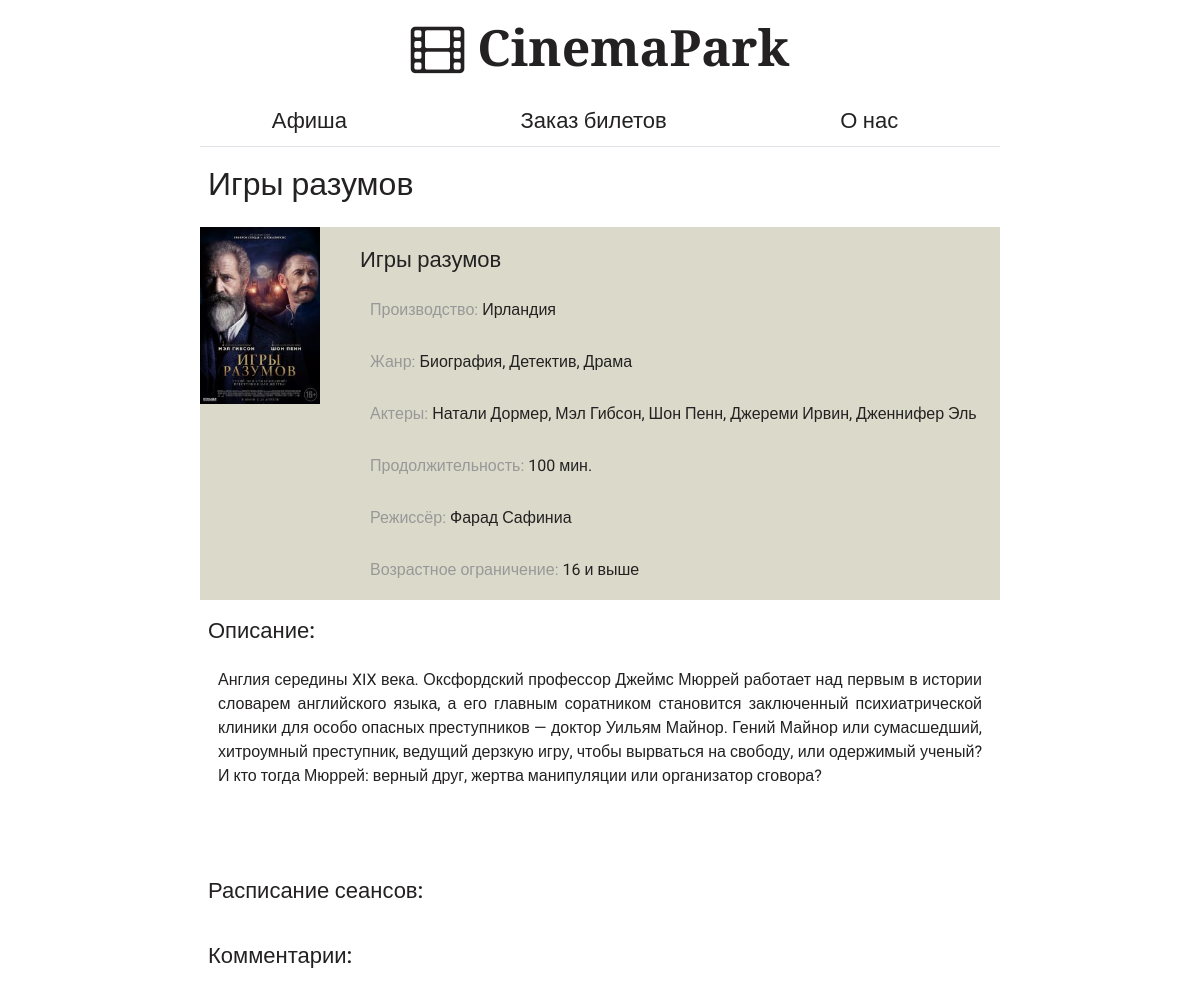
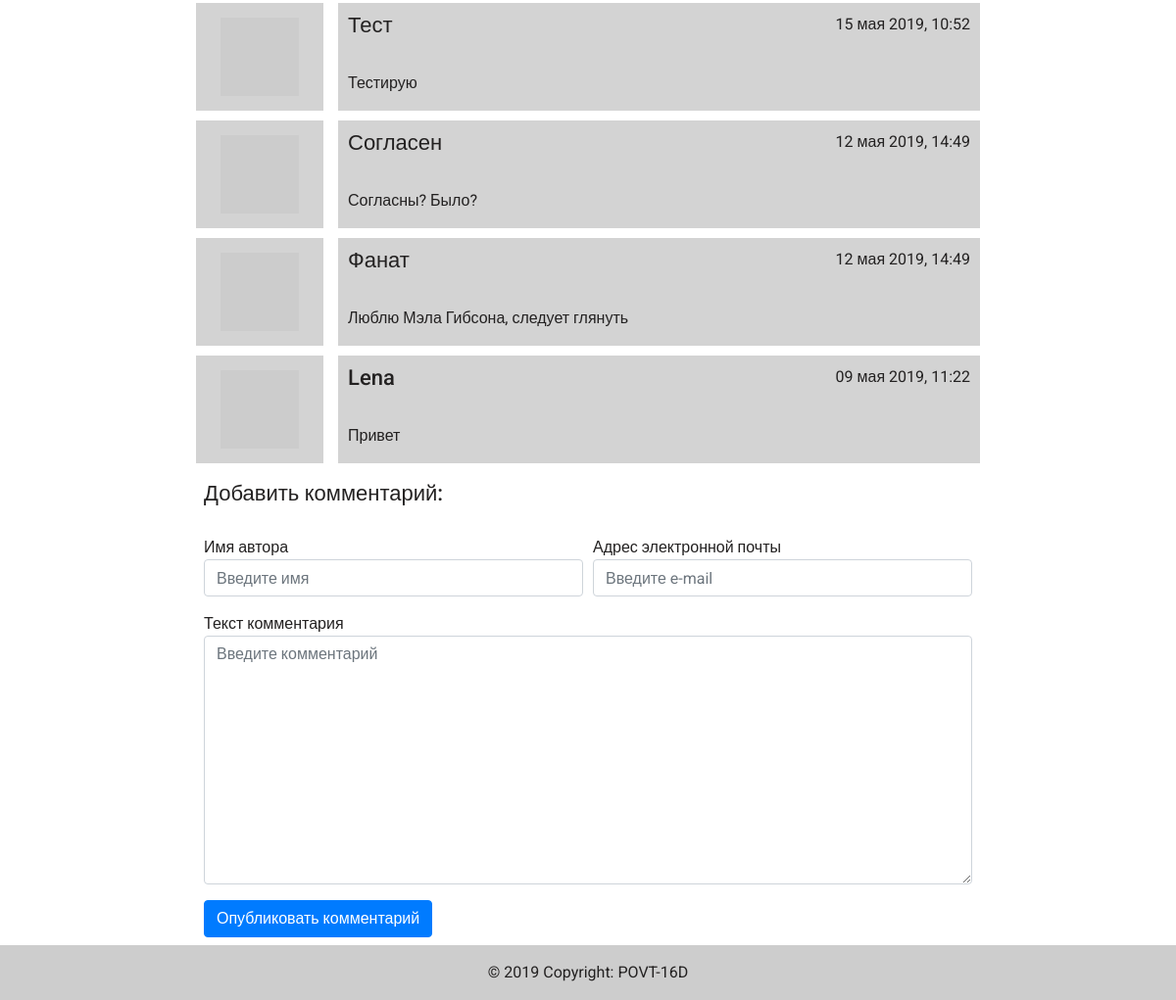
The app's page /movie/mind-games/ with its own data (2 pictures, top to bottom).
### movie/models.py (models this page shows, shortened)
class Movie(models.Model):
    class Meta:
        verbose_name = "Фильм"
        verbose_name_plural = "Фильмы"
    title = models.CharField(max_length=50, db_index=True, verbose_name="Название фильма")
    slug = models.SlugField(max_length=50, unique=True)
    image = models.ImageField(upload_to=generate_filename, verbose_name="Превью")
    slider_image = models.ImageField(upload_to=generate_slider_filename, blank=True, verbose_name="Превью для слайдера")
    country = models.CharField(max_length=30, db_index=True, verbose_name="Страна производства")
    genre = models.CharField(max_length=50, verbose_name="Жанр")
    actors = models.CharField(max_length=200, verbose_name="Актерский состав")
    duration = models.CharField(max_length=20, verbose_name="Длительность")
    director = models.CharField(max_length=40, verbose_name="Режиссер")
    age = models.CharField(max_length=20, verbose_name="Возрастное ограничение")
    description = models.TextField(verbose_name="Описание")
    soon = models.BooleanField(default=False, verbose_name="Премьера")
    optional_desc = models.CharField(max_length=50, blank=True, verbose_name="Доп. информация для слайдера")

class Comment(models.Model):
    class Meta:
        verbose_name = "Комментарий"
        verbose_name_plural = "Комментарии"
        ordering = ["-comment_date"]
    comment_author = models.CharField(max_length=10, db_index=True, verbose_name="Имя автора")
    comment_text = models.TextField(db_index=True, verbose_name="Текст комментария")
    comment_film = models.ForeignKey(Movie, on_delete=models.CASCADE, verbose_name="Фильм")
    comment_date = models.DateTimeField(auto_now_add=True, verbose_name="Дата комментария")
    author_email = models.EmailField(max_length=75, verbose_name="Адрес электронной почты")

### movie/views.py (the view)
# urls.py: path('movie/<str:slug>/', MovieDetail.as_view(), name='movie_details_url'),
class MovieDetail(ObjectDetailMixin, View):
    model = Movie
    template = 'movie/movie_detail.html'
    form = CommentForm

### movie/templatetags/movie_filters.py (called while the page is built)
@register.filter
def gravatar_url(email, size=100):
    default = "identicon"
    return "https://www.gravatar.com/avatar/%s?%s" % (hashlib.md5(bytes(email.lower(),"UTF-8")).hexdigest(), urllib.parse.urlencode({'d':default, 's':str(size)}))

### movie/utils.py (called while the page is built)
    def get(self, request, slug):
        obj = get_object_or_404(self.model, slug__iexact=slug)
        return render(request, self.template, context={self.model.__name__.lower(): obj, 'form':self.form})

### movie/templates/movie/movie_detail.html (shortened to what this page needs)
{% extends 'movie/base_movie.html' %}
{% block content %}
<section id="main_content" class="main_content">
    <div class="container-fluid">
        <div class="row">
            <div class="col-lg-8 offset-lg-2 col-md-10 offset-md-1 col-12 p-0">
                <div class="my_label mb-3">
                    <h2 class="p-2">{{ movie.title }}</h2>
                </div>
                <div class="films__item">
                    <div class="item__img">
                        <img src="{{ MEDIA_URL }}{{ movie.image }}" width="120" alt="Миллиард">
                    </div>
                    <div class="item__info">
                        <div class="info__title">
                            <h3>
                                <a href="#">{{ movie.title }}</a>
                            </h3>
                        </div>
                        <div class="info__about">
                            <p><span>Производство:</span> {{ movie.country }}</p>
                            <p><span>Жанр:</span> {{ movie.genre }}</p>
                            <p><span>Актеры:</span> {{ movie.actors }}</p>
                            <p><span>Продолжительность:</span> {{ movie.duration }}</p>
                            <p><span>Режиссёр:</span> {{ movie.director }}</p>
                            <p><span>Возрастное ограничение:</span> {{ movie.age }}</p>
                        </div>
                    </div>
                </div>
                <div class="description p-2">
                    <h3>Описание:</h3>
                    <p class="description__text">
                        {{ movie.description }}
                    </p>
                </div>
                <div class="schedule mt-5">
                    <h3 class="p-2">Расписание сеансов:</h3>
                </div>
                <div class="comments__block mt-2">
                    <h3 class="p-2">Комментарии:</h3>
                        <div class="col-12 p-0">
                            {% if movie.comment_set.all %}
                                {% for comment in movie.comment_set.all %}
                                <div class="comment">
                                    <div class="avatar p-2">
                                        <div class="img-center">
                                            {% load movie_filters %}
                                            <img src="{{ comment.author_email|gravatar_url:80 }}" alt="">
                                        </div>
                                    </div>
                                    <div class="content">
                                        <div class="content__header">
                                            <div class="nickname">
                                                <h3>{{ comment.comment_author }}</h3>
                                            </div>
                                            <div class="post__date">
                                                <p>{{ comment.comment_date }}</p>
                                            </div>
                                        </div>
                                        <div class="content__text">
                                            <p>{{ comment.comment_text }}</p>
                                        </div>
                                    </div>
                                </div>
                                {% endfor %}
                            {% endif %}
                        </div>
                </div>
                <div class="add__comment">
                    <h3 class="p-2">Добавить комментарий:</h3>
                    <form class="p-2" action="{% url 'add_comment_url' slug=movie.slug %}" method="post">
                        <div class="form-row">
                            <div class="form-group col-md-6">
                                {{ form.comment_author.label }}
                                {{ form.comment_author }}
                            </div>
                            <div class="form-group col-md-6">
                                {{ form.author_email.label }}
                                {{ form.author_email }}
                            </div>
                        </div>
                        <div class="form-group">
                           {{ form.comment_text.label }}
                           {{ form.comment_text }}
                       </div>
                        <button type="submit" class="btn btn-primary">Опубликовать комментарий</button>
                    </form>
                </div>
            </div>
        </div>
    </div>
</section>
{% endblock %}

### static_buffer/style/style.css (style rules this page uses)
body { font-family: 'Roboto', sans-serif; color: #232121; }
h3 { font-size: 22px; margin-bottom: 14px; }
.avatar .img-center { height: 100%; width: 100%; display: flex; align-items: center; justify-content: center; }
.comment { display: flex; justify-content: space-between; margin-bottom: 10px; min-height: 110px!important; }
.avatar { width: 130px; background-color: lightgrey; }
.content { display: flex; flex-direction: column; background-color: lightgrey; flex-grow: 1; margin-left: 15px; min-height: 110px; }
.content p { margin-bottom: 0; }
.content h3,p { padding: 10px; }
.content__text { height: 100%; }
.content__header { display: flex; flex-direction: row; justify-content: space-between; }
.content__text p { font-size: 16px; }
#id_comment_text { min-height: 150px!important; }
.films__item { font-size: 16px!important; }
.description__text { text-align: justify; }
.films__item { margin-bottom: 10px; display: flex!important; }
.info__about p { margin-bottom: 8px; }
.info__about span { color: rgb(152, 152, 152); }
.item__img img { width: 100% min-height: 160px; }
.item__info a { color: #232121; }
.item__info { padding-top: 20px; padding-left: 40px; }
#main_content div.films__item { background-color: #DBDACA; height: auto; }

### records on screen
Movie: title "Игры разумов", image (picture), country "Ирландия", genre "Биография, Детектив, Драма", actors "Натали Дормер, Мэл Гибсон, Шон Пенн, Джереми Ирвин, Дженнифер Эль", duration "100 мин.", director "Фарад Сафиниа", age "16 и выше", description "Англия середины XIX века. Оксфордский профессор Джеймс Мюррей работает над первым в истории словарем английского языка, а его главным соратником становится заключенный психиатрической клиники для особо опасных преступников — доктор Уильям Майнор. Гений Майнор или сумасшедший, хитроумный преступник, ведущий дерзкую игру, чтобы вырваться на свободу, или одержимый ученый? И кто тогда Мюррей: верный друг, жертва манипуляции или организатор сговора?"
Comment: comment_author "Тест", comment_date "15 мая 2019, 10:52", comment_text "Тестирую"
Comment: comment_author "Согласен", comment_date "12 мая 2019, 14:49", comment_text "Согласны? Было?"
Comment: comment_author "Фанат", comment_date "12 мая 2019, 14:49", comment_text "Люблю Мэла Гибсона, следует глянуть"
Comment: comment_author "Lena", comment_date "09 мая 2019, 11:22", comment_text "Привет"
